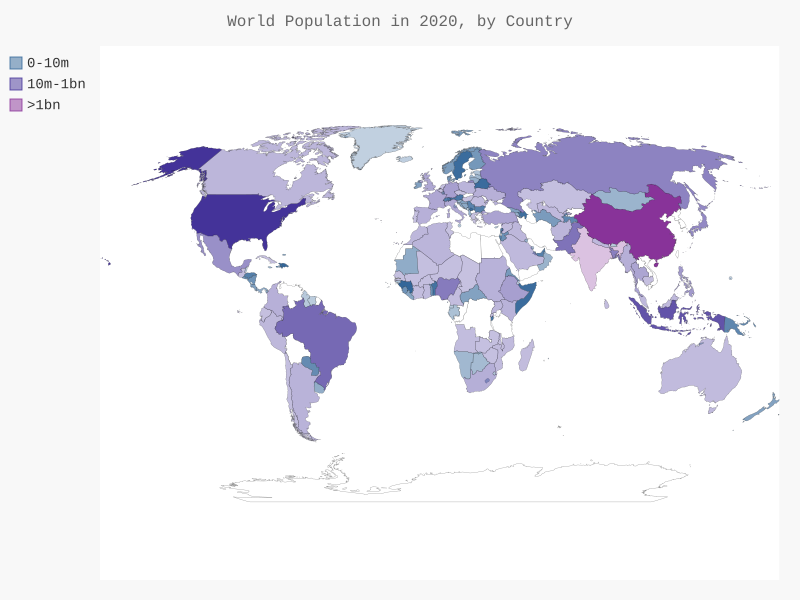

Source code (Python):
import json
import os
import pygal

from country_codes import get_country_code
from pygal.style import RotateStyle
from pygal.style import LightColorizedStyle

# 将数据加载到一个列表中
filename = os.getcwd() + '\\population_data.json'
with open(filename) as f:
    pop_data = json.load(f)

cc_populations = {}
# 打印每个国家2010年的人口数量
for pop_dic in pop_data:
    if pop_dic['Year'] == '2010':
        country_name = pop_dic['Country Name']
        population = int(float(pop_dic['Value']))
        code = get_country_code(country_name)
        if code:
            #print(code + ": " + str(population))
            cc_populations[code] = population

# 根据人口数量将所有国家分为三组
cc_pop_1, cc_pop_2, cc_pop_3 = {}, {}, {}
for cc, pop in cc_populations.items():
    if pop < 10000000:
        cc_pop_1[cc] = pop
    elif pop < 1000000000:
        cc_pop_2[cc] = pop
    else:
        cc_pop_3[cc] = pop

# 每组包含几个国家
#print(len(cc_pop_1), len(cc_pop_2), len(cc_pop_3))

wm_style = RotateStyle('#336699', base_style=LightColorizedStyle)
wm = pygal.maps.world.World(style=wm_style)
wm.title = 'World Population in 2020, by Country'
wm.add('0-10m', cc_pop_1)
wm.add('10m-1bn', cc_pop_2)
wm.add('>1bn', cc_pop_3)

wm.render_to_file('world_population.svg')
